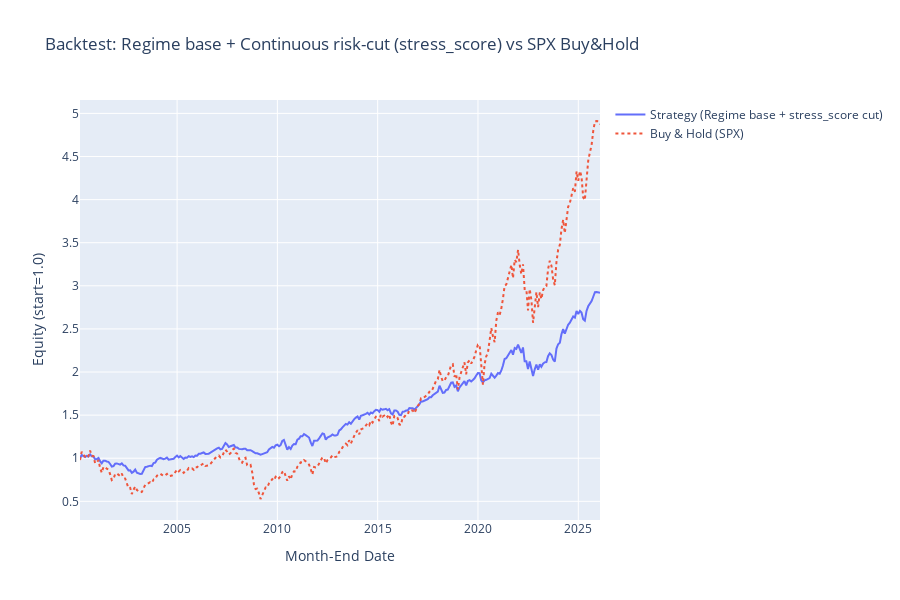
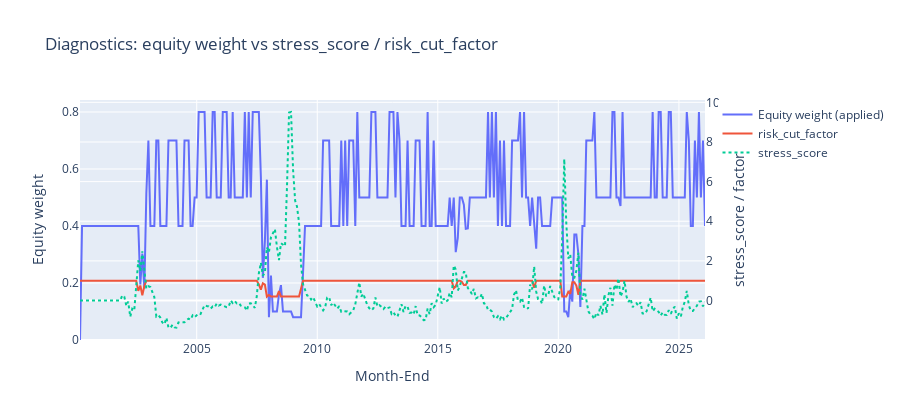

Notebook cell for these charts, in order:
### Code cell
# Backtest (2): Regime base weight + Continuous risk-cut by stress_score (vs Buy&Hold)
# - Loads df from Supabase (macro_regime) including stress_score
# - Runs backtest and plots

import os
import pandas as pd
import numpy as np
import yfinance as yf
import plotly.graph_objects as go

# ----------------------------
# 0) Load df from Supabase
# ----------------------------
def load_macro_regime_from_supabase(
    table: str = "macro_regime",
    schema: str = "public",
) -> pd.DataFrame:
    """
    Requires env:
      SUPABASE_URL
      SUPABASE_ANON_KEY  (read-only)  OR  SUPABASE_SERVICE_ROLE_KEY
    """
    try:
        from supabase import create_client
    except Exception as e:
        raise RuntimeError("supabase 패키지가 필요합니다: pip install supabase") from e

    url = os.environ.get("SUPABASE_URL")
    key = os.environ.get("SUPABASE_SERVICE_ROLE_KEY") or os.environ.get("SUPABASE_KEY")
    if not url or not key:
        raise RuntimeError("SUPABASE_URL + (SUPABASE_ANON_KEY 또는 SUPABASE_SERVICE_ROLE_KEY) 환경변수가 필요합니다.")

    supabase = create_client(url, key)

    # IMPORTANT: stress_score를 반드시 select에 포함
    sel = "date,regime_id,regime_label,stress_flag,stress_score,stress_driver,updated_at"

    # Pagination (Supabase returns max rows per call depending on settings)
    # We'll page in chunks of 1000.
    data_all = []
    start = 0
    step = 1000

    while True:
        resp = (
            supabase.table(table)
            .select(sel)
            .order("date")
            .range(start, start + step - 1)
            .execute()
        )
        batch = resp.data or []
        data_all.extend(batch)
        if len(batch) < step:
            break
        start += step

    df = pd.DataFrame(data_all)

    if df.empty:
        raise RuntimeError("Supabase에서 macro_regime 데이터를 못 가져왔습니다(빈 결과).")

    # Type cleanup / guarantee columns
    df["date"] = pd.to_datetime(df["date"], errors="coerce")
    df["regime_id"] = pd.to_numeric(df["regime_id"], errors="coerce")
    df["stress_flag"] = df["stress_flag"].astype(bool)

    # 핵심: stress_score 보장
    if "stress_score" not in df.columns:
        df["stress_score"] = np.nan
    df["stress_score"] = pd.to_numeric(df["stress_score"], errors="coerce").fillna(0.0)

    return df


df = load_macro_regime_from_supabase()

print("df columns:", df.columns.tolist())
print(df.tail(3)[["date", "regime_id", "stress_score", "stress_flag"]])

# ----------------------------
# 1) Input check
# ----------------------------
need = {"date", "regime_id", "stress_score"}
missing = need - set(df.columns)
if missing:
    raise RuntimeError(f"df에 필요한 컬럼이 없습니다: {sorted(list(missing))}")

viz_df = df.copy()
viz_df = viz_df.dropna(subset=["date", "regime_id"]).copy()
viz_df["date"] = pd.to_datetime(viz_df["date"])
viz_df = viz_df.sort_values("date")

# month-end index
viz_df["date_me"] = viz_df["date"].dt.to_period("M").dt.to_timestamp("M")
viz_df = viz_df.drop_duplicates(subset=["date_me"]).set_index("date_me").sort_index()

start_me = viz_df.index.min()
end_me = viz_df.index.max()

# ----------------------------
# 2) Fetch SPX daily -> month-end
# ----------------------------
print(f"Fetching SPX (^GSPC) from {start_me.date()} to {end_me.date()}...")
spx = yf.download("^GSPC", start=start_me, end=end_me + pd.Timedelta(days=1), progress=False)
if spx.empty:
    raise RuntimeError("yfinance에서 ^GSPC 데이터를 가져오지 못했습니다.")

if isinstance(spx.columns, pd.MultiIndex):
    spx_close_daily = spx["Close"].iloc[:, 0]
else:
    spx_close_daily = spx["Close"]

spx_close_me = spx_close_daily.resample("M").last()
spx_ret_1m = spx_close_me.pct_change()
spx_ret_1m.name = "spx_ret_1m"

# align
idx = viz_df.index.intersection(spx_ret_1m.index)
viz_df = viz_df.loc[idx]
spx_close_me = spx_close_me.loc[idx]
spx_ret_1m = spx_ret_1m.loc[idx]

# drop first NaN return month
mask = spx_ret_1m.notna()
viz_df = viz_df.loc[mask]
spx_ret_1m = spx_ret_1m.loc[mask]
spx_close_me = spx_close_me.loc[mask]

# ----------------------------
# 3) Strategy rules
# ----------------------------
base_weight = {
    1: 0.70,  # Goldilocks
    2: 0.80,  # Reflation
    3: 0.50,  # Stagflation
    4: 0.40,  # Recession
}

threshold = 1.0
k = 0.50
floor = 0.20
cap = 1.00

base = viz_df["regime_id"].map(base_weight).astype(float)

stress_score = pd.to_numeric(viz_df["stress_score"], errors="coerce").fillna(0.0)
excess = (stress_score - threshold).clip(lower=0.0)
risk_cut_factor = (1.0 - k * excess).clip(lower=floor, upper=cap)

w_eq_raw = (base * risk_cut_factor).clip(lower=0.0, upper=1.0)

# month-end signal -> apply next month
w_eq = w_eq_raw.shift(1).fillna(0.0).clip(0.0, 1.0)

# ----------------------------
# 4) Backtest
# ----------------------------
port_ret = w_eq * spx_ret_1m
bh_ret = spx_ret_1m.copy()

port_equity = (1.0 + port_ret).cumprod()
bh_equity = (1.0 + bh_ret).cumprod()

turnover = (w_eq.diff().abs()).fillna(0.0)
avg_turnover = float(turnover.mean())

def max_drawdown(equity: pd.Series) -> float:
    peak = equity.cummax()
    dd = equity / peak - 1.0
    return float(dd.min())

def perf_stats(r: pd.Series, equity: pd.Series) -> dict:
    r = r.dropna()
    if len(r) == 0:
        return {}
    mean_1m = float(r.mean())
    med_1m = float(r.median())
    ann_ret = float((1.0 + mean_1m) ** 12 - 1.0)
    ann_vol = float(r.std(ddof=0) * np.sqrt(12))
    sharpe = float(ann_ret / ann_vol) if ann_vol > 0 else np.nan
    return {
        "n_months": int(len(r)),
        "mean_1m": mean_1m,
        "median_1m": med_1m,
        "ann_ret": ann_ret,
        "ann_vol": ann_vol,
        "sharpe": sharpe,
        "max_dd": max_drawdown(equity),
        "worst_1m": float(r.min()),
        "best_1m": float(r.max()),
    }

st_port = perf_stats(port_ret, port_equity)
st_bh = perf_stats(bh_ret, bh_equity)

print("\n[Strategy] Regime base + Continuous risk-cut by stress_score")
print(f"params: threshold={threshold}, k={k}, floor={floor}, cap={cap}")
print(st_port)
print(f"avg_turnover(abs weight change): {avg_turnover:.4f}")

print("\n[Buy&Hold] SPX")
print(st_bh)

# ----------------------------
# 5) Plot equity curves
# ----------------------------
fig = go.Figure()
fig.add_trace(go.Scatter(
    x=port_equity.index, y=port_equity,
    name="Strategy (Regime base + stress_score cut)",
    line=dict(width=2),
))
fig.add_trace(go.Scatter(
    x=bh_equity.index, y=bh_equity,
    name="Buy & Hold (SPX)",
    line=dict(width=2, dash="dot"),
))
fig.update_layout(
    title="Backtest: Regime base + Continuous risk-cut (stress_score) vs SPX Buy&Hold",
    xaxis_title="Month-End Date",
    yaxis_title="Equity (start=1.0)",
    hovermode="x unified",
    height=600,
)
fig.show()

# ----------------------------
# 6) Plot weight & stress (diagnostic)
# ----------------------------
fig2 = go.Figure()
fig2.add_trace(go.Scatter(x=w_eq.index, y=w_eq, name="Equity weight (applied)"))
fig2.add_trace(go.Scatter(x=risk_cut_factor.index, y=risk_cut_factor, name="risk_cut_factor", yaxis="y2"))
fig2.add_trace(go.Scatter(x=stress_score.index, y=stress_score, name="stress_score", yaxis="y2", line=dict(dash="dot")))

fig2.update_layout(
    title="Diagnostics: equity weight vs stress_score / risk_cut_factor",
    xaxis_title="Month-End",
    yaxis=dict(title="Equity weight", rangemode="tozero"),
    yaxis2=dict(title="stress_score / factor", overlaying="y", side="right"),
    hovermode="x unified",
    height=420,
)
fig2.show()

### Figure 1 — Plotly figure (JSON) as saved in the notebook; plotly's stock layout.template omitted (floating-point values rounded to 4 significant figures; data arrays with more than 128 entries replaced by an {"elided": "..."} marker saying what was removed)
{"data": [{"line": {"width": 2}, "name": "Strategy (Regime base + stress_score cut)", "type": "scatter", "x": {"elided": "312 str values"}, "y": {"elided": "312 float values"}}, {"line": {"dash": "dot", "width": 2}, "name": "Buy & Hold (SPX)", "type": "scatter", "x": {"elided": "312 str values"}, "y": {"elided": "312 float values"}}], "layout": {"height": 600, "hovermode": "x unified", "title": {"text": "Backtest: Regime base + Continuous risk-cut (stress_score) vs SPX Buy&Hold"}, "xaxis": {"title": {"text": "Month-End Date"}}, "yaxis": {"title": {"text": "Equity (start=1.0)"}}}}

### Figure 2 — Plotly figure (JSON) as saved in the notebook; plotly's stock layout.template omitted (floating-point values rounded to 4 significant figures; data arrays with more than 128 entries replaced by an {"elided": "..."} marker saying what was removed)
{"data": [{"name": "Equity weight (applied)", "type": "scatter", "x": {"elided": "312 str values"}, "y": {"elided": "312 float values"}}, {"name": "risk_cut_factor", "type": "scatter", "x": {"elided": "312 str values"}, "y": {"elided": "312 float values"}, "yaxis": "y2"}, {"line": {"dash": "dot"}, "name": "stress_score", "type": "scatter", "x": {"elided": "312 str values"}, "y": {"elided": "312 float values"}, "yaxis": "y2"}], "layout": {"height": 420, "hovermode": "x unified", "title": {"text": "Diagnostics: equity weight vs stress_score / risk_cut_factor"}, "xaxis": {"title": {"text": "Month-End"}}, "yaxis": {"rangemode": "tozero", "title": {"text": "Equity weight"}}, "yaxis2": {"overlaying": "y", "side": "right", "title": {"text": "stress_score / factor"}}}}
